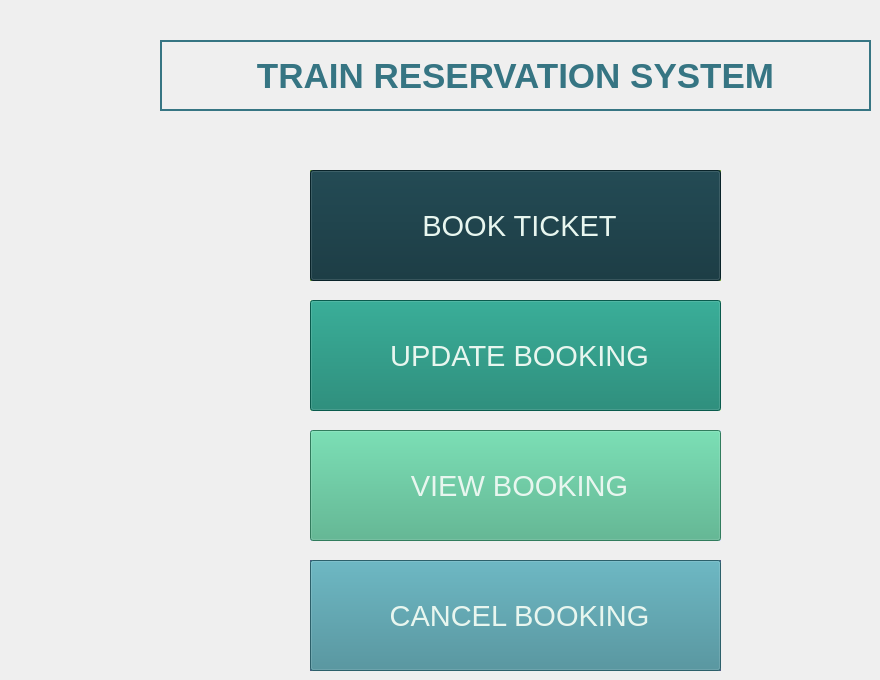
    <widget class="QWidget" name="MenuTab">
     <attribute name="title">
      <string>Menu</string>
     </attribute>
     <widget class="QFrame" name="BookFrame">
      <property name="enabled">
       <bool>true</bool>
      </property>
      <property name="geometry">
       <rect>
        <x>310</x>
        <y>170</y>
        <width>411</width>
        <height>111</height>
       </rect>
      </property>
      <property name="styleSheet">
       <string notr="true">background-color: rgb(134, 176, 73);</string>
      </property>
      <property name="frameShape">
       <enum>QFrame::NoFrame</enum>
      </property>
      <property name="frameShadow">
       <enum>QFrame::Raised</enum>
      </property>
      <widget class="QPushButton" name="BookButton">
       <property name="enabled">
        <bool>true</bool>
       </property>
       <property name="geometry">
        <rect>
         <x>0</x>
         <y>0</y>
         <width>411</width>
         <height>111</height>
        </rect>
       </property>
       <property name="font">
        <font>
         <pointsize>22</pointsize>
         <weight>50</weight>
         <bold>false</bold>
        </font>
       </property>
       <property name="autoFillBackground">
        <bool>false</bool>
       </property>
       <property name="styleSheet">
        <string notr="true">background-color: rgb(13, 49, 58);
color: rgb(232, 246, 239);</string>
       </property>
       <property name="text">
        <string> BOOK TICKET</string>
       </property>
       <property name="icon">
        <iconset>
         <normaloff>assets/ticket.png</normaloff>assets/ticket.png</iconset>
       </property>
       <property name="iconSize">
        <size>
         <width>64</width>
         <height>64</height>
        </size>
       </property>
      </widget>
     </widget>
     <widget class="QFrame" name="CancelFrame">
      <property name="geometry">
       <rect>
        <x>310</x>
        <y>560</y>
        <width>411</width>
        <height>111</height>
       </rect>
      </property>
      <property name="styleSheet">
       <string notr="true">background-color: rgb(82, 91, 136);</string>
      </property>
      <property name="frameShape">
       <enum>QFrame::NoFrame</enum>
      </property>
      <property name="frameShadow">
       <enum>QFrame::Raised</enum>
      </property>
      <widget class="QPushButton" name="CancelButton">
       <property name="geometry">
        <rect>
         <x>0</x>
         <y>0</y>
         <width>411</width>
         <height>111</height>
        </rect>
       </property>
       <property name="font">
        <font>
         <pointsize>22</pointsize>
        </font>
       </property>
       <property name="styleSheet">
        <string notr="true">background-color: rgb(61, 135, 148);
color: rgb(232, 246, 239);</string>
       </property>
       <property name="text">
        <string> CANCEL BOOKING</string>
       </property>
       <property name="icon">
        <iconset>
         <normaloff>assets/cancel.png</normaloff>assets/cancel.png</iconset>
       </property>
       <property name="iconSize">
        <size>
         <width>64</width>
         <height>64</height>
        </size>
       </property>
      </widget>
     </widget>
     <widget class="QLabel" name="TrainReservation">
      <property name="geometry">
       <rect>
        <x>160</x>
        <y>40</y>
        <width>711</width>
        <height>71</height>
       </rect>
      </property>
      <property name="font">
       <font>
        <pointsize>26</pointsize>
        <weight>75</weight>
        <italic>false</italic>
        <bold>true</bold>
        <kerning>true</kerning>
       </font>
      </property>
      <property name="layoutDirection">
       <enum>Qt::LeftToRight</enum>
      </property>
      <property name="styleSheet">
       <string notr="true">color: rgb(54, 117, 131);
border-color: rgb(54, 117, 131);</string>
      </property>
      <property name="frameShape">
       <enum>QFrame::WinPanel</enum>
      </property>
      <property name="text">
       <string>TRAIN RESERVATION SYSTEM</string>
      </property>
      <property name="alignment">
       <set>Qt::AlignCenter</set>
      </property>
     </widget>
     <widget class="QFrame" name="ViewFrame">
      <property name="geometry">
       <rect>
        <x>310</x>
        <y>430</y>
        <width>411</width>
        <height>111</height>
       </rect>
      </property>
      <property name="styleSheet">
       <string notr="true">background-color: rgb(222, 226, 252);</string>
      </property>
      <property name="frameShape">
       <enum>QFrame::NoFrame</enum>
      </property>
      <property name="frameShadow">
       <enum>QFrame::Raised</enum>
      </property>
      <widget class="QPushButton" name="ViewButton">
       <property name="geometry">
        <rect>
         <x>0</x>
         <y>0</y>
         <width>411</width>
         <height>111</height>
        </rect>
       </property>
       <property name="font">
        <font>
         <pointsize>22</pointsize>
        </font>
       </property>
       <property name="styleSheet">
        <string notr="true">background-color: rgb(69, 173, 130);
color: rgb(232, 246, 239);</string>
       </property>
       <property name="text">
        <string> VIEW BOOKING</string>
       </property>
       <property name="icon">
        <iconset>
         <normaloff>assets/view.png</normaloff>assets/view.png</iconset>
       </property>
       <property name="iconSize">
        <size>
         <width>64</width>
         <height>64</height>
        </size>
       </property>
      </widget>
     </widget>
     <widget class="QFrame" name="UpdateFrame">
      <property name="geometry">
       <rect>
        <x>310</x>
        <y>300</y>
        <width>411</width>
        <height>111</height>
       </rect>
      </property>
      <property name="styleSheet">
       <string notr="true">background-color: rgb(223, 245, 206);</string>
      </property>
      <property name="frameShape">
       <enum>QFrame::NoFrame</enum>
      </property>
      <property name="frameShadow">
       <enum>QFrame::Raised</enum>
      </property>
      <widget class="QPushButton" name="UpdateButton">
       <property name="geometry">
        <rect>
         <x>0</x>
         <y>0</y>
         <width>411</width>
         <height>111</height>
        </rect>
       </property>
       <property name="font">
        <font>
         <pointsize>22</pointsize>
         <weight>50</weight>
         <bold>false</bold>
        </font>
       </property>
       <property name="autoFillBackground">
        <bool>false</bool>
       </property>
       <property name="styleSheet">
        <string notr="true">background-color: rgb(14, 127, 108);
color: rgb(232, 246, 239);</string>
       </property>
       <property name="text">
        <string> UPDATE BOOKING</string>
       </property>
       <property name="icon">
        <iconset>
         <normaloff>assets/update.png</normaloff>assets/update.png</iconset>
       </property>
       <property name="iconSize">
        <size>
         <width>64</width>
         <height>64</height>
        </size>
       </property>
      </widget>
     </widget>
    </widget>
